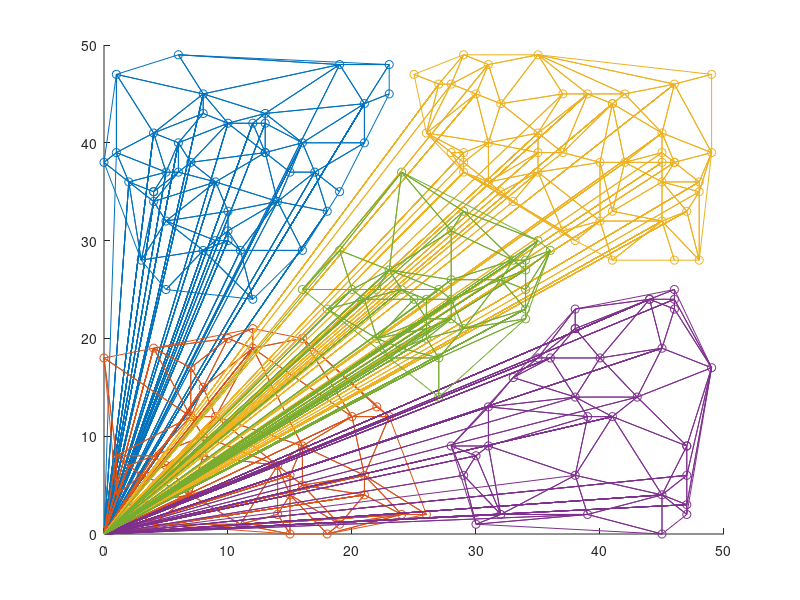

This figure's MATLAB source:
[a,b]=textread('cluster_data1.txt','%d %d');
[c,d]=textread('cluster_data2.txt','%d %d');
[e,f]=textread('cluster_data3.txt','%d %d');
[g,h]=textread('cluster_data4.txt','%d %d');
[i,j]=textread('cluster_data5.txt','%d %d');
scatter(a,b);
hold on;
scatter(c,d);
hold on;
scatter(e,f);
hold on;
scatter(g,h);
hold on;
scatter(i,j);
hold on;
TRI=delaunay(a,b);
triplot(TRI,a,b);
hold on;
TRI=delaunay(c,d);
triplot(TRI,c,d);
hold on;
TRI=delaunay(e,f);
triplot(TRI,e,f);
hold on;
TRI=delaunay(g,h);
triplot(TRI,g,h);
hold on;
TRI=delaunay(i,j);
triplot(TRI,i,j);